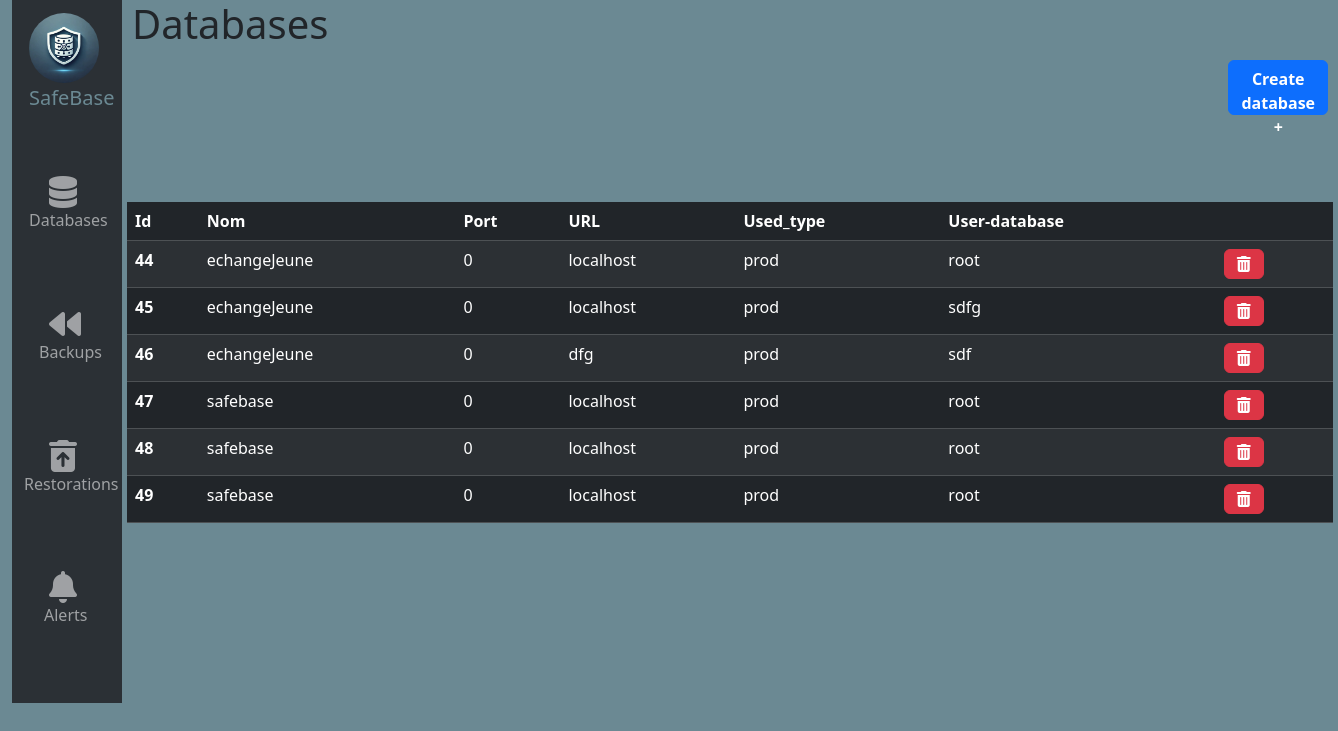
The page / on the database its author committed.
### tables this page shows
CREATE TABLE `client_database` (
  `id` int NOT NULL AUTO_INCREMENT,
  `nom` varchar(50) DEFAULT NULL,
  `password` varchar(255) NOT NULL,
  `user_database` varchar(50) NOT NULL,
  `url` varchar(255) NOT NULL,
  `port` int DEFAULT NULL,
  `used_type` varchar(255) NOT NULL,
  `ID_Type` int NOT NULL,
  PRIMARY KEY (`id`),
  KEY `FK_Type` (`ID_Type`),
  CONSTRAINT `client_database_ibfk_1` FOREIGN KEY (`ID_Type`) REFERENCES `type` (`id`)
);

### src/Controller/CntrlAppli.php (called while the page is built, shortened)
<?php
class CntrlAppli
{
    public function getIndex()
    {
        $dao = new DaoAppli;
        $databases = $dao->getListDatabase();
        require 'src/view/index.php';
    }
}

### src/Dao/DaoAppli.php (called while the page is built, shortened)
<?php
class DaoAppli
{
    protected PDO $db;
    public function __construct(){
         $this->db = $this->getConnection();
    }
    private function getConnection() {
        $host       = "localhost";
        $db_name    = "safebase";
        $username   = "root";
        $password   = "toto";
        if (!isset($this->db)) {
            try {
                $this->db = new PDO("mysql:host=".$host.";charset=utf8;dbname=".$db_name, $username, $password);
                $this->db->setAttribute(PDO::ATTR_ERRMODE, PDO::ERRMODE_EXCEPTION);
            } catch (\PDOException $e) {
                    echo('Echec de la connexion: ' . $e->getMessage());
                die();
            }
        }
        return $this->db;
    }
    public function getListDatabase():array{
        $requete = Requete::SEL_CLIENT_DATABASE;
        $statement = $this->db->query($requete);
        $data=$statement->fetchAll();
        return $data;
    }
}

### src/View/index.php (the view, shortened to what this page needs)
<?php
require "header.php";
?>
<html>
<body>
    <div class="container-fluid d-flex">
        <?php require_once("NavBar.php") ?>
        <div class="d-flex flex-column w-100">
            <div class="d-flex justify-content-between mb-3">
                <h1 class="titre">Databases</h1>
                <button type="button" id="btnajout" data-bs-toggle="modal" data-bs-target="#exampleModal" class="btn btn-primary w-10">
                    Create database +
                </button>
            </div>
            <div class="w-100">
                <table class="table table-dark table-striped w-100">
                    <thead>
                        <tr>
                            <th scope="col">Id</th>
                            <th scope="col">Nom</th>
                            <th scope="col">Port</th>
                            <th scope="col">URL</th>
                            <th scope="col">Used_type</th>
                            <th scope="col">User-database</th>
                            <th scope="col"></th>
                        </tr>
                    </thead>
                    <tbody>
                        <?php foreach ($databases as $database) { ?>
                            <tr>
                                <th scope="row"><?= $database['id'] ?></th>
                                <td><?= $database['nom'] ?></td>
                                <td><?= $database['port'] ?></td>
                                <td><?= $database['url'] ?></td>
                                <td><?= $database['used_type'] ?></td>
                                <td><?= $database['user_database'] ?></td>
                                <td><button class="btn btn-danger delete" type="button" id="<?= $database['id'] ?>">
                                        <i class="fas fa-trash-alt"></i>
                                    </button>
                                </td>
                            </tr>
                        <?php } ?>
                    </tbody>
                </table>
            </div>
        </div>
    </div>
</body>
</html>

### index.php (shortened to what this page needs)
<?php
$uri = $_SERVER['REQUEST_URI'];
$route = explode('?', $uri)[0];
$method = strtolower($_SERVER['REQUEST_METHOD']);
$segments = explode('/', trim($route, '/'));
$cntrl = new CntrlAppli;
$cntrlBackup = new BackupController;
$cntrlAlert = new AlertController;
$cntrlRestore = new RestoreController;
if ($segments[0] == 'database') {
    if ($method=='get'){
        if (isset($segments[1])) {
        } else {
            $cntrl->getIndex();
        }
    } elseif ($method == "post"){
        $database = new Database();
        $database->create();
    } elseif ($method == "put") {
    } elseif ($method == "delete"){
        $database = new Database();
        $response = $database->delete($segments[1]);
        echo json_encode(['message' => $response]);
        return;
    }
} elseif ($segments[0] == 'Save') {
    $cntrlBackup->displayBackup();
} elseif ($segments[0] == 'restore') {
    $cntrlRestore->displayBackup();
} elseif ($segments[0] == 'Alert') {
    $cntrlAlert->displayAlert();
}
else
    $cntrl->getIndex();

### src/View/header.php (shortened to what this page needs)
<link href="https://cdn.jsdelivr.net/npm/bootstrap@5.3.1/dist/css/bootstrap.min.css" rel="stylesheet">
<link href="../../src/asset/css/styles.css" rel="stylesheet">
<link rel="stylesheet" href="https://cdnjs.cloudflare.com/ajax/libs/font-awesome/6.0.0-beta3/css/all.min.css">

### src/View/navbar.php
<nav class="navbar bg-body-tertiary d-flex flex-column vh-50" style="width: 110px;" data-bs-theme="dark">
    <div class="container-fluid">
        <a class="navbar-brand" id="basesafe" href="/">
            <img class="safebaseico" src="/src/View/safebase.ico" alt="SafeBase Icon" /></br>SafeBase
        </a>
        <div class="navbar-collapse" id="navbarNav">
            <ul class="navbar-nav flex-column">
                <li class="nav-item">
                    <a class="nav-link" id="base" aria-current="page" href="/">
                        <i class="fas fa-database"></i></br>Databases</a>
                </li>
                <li class="nav-item">
                    <a class="nav-link" id="backup" href="/Save">
                        <i class="fas fa-backward"></i></br>Backups</a>
                </li>
                <li class="nav-item">
                    <a class="nav-link" href="/Restorations">
                        <i class="fas fa-trash-can-arrow-up"></i></br>Restorations</a>
                </li>
                <li class="nav-item">
                    <a class="nav-link" id="bell" href="/Alert">
                        <i class="fas fa-bell"></i></br>Alerts</a>
                </li>
            </ul>
        </div>
    </div>
</nav>

### src/asset/css/styles.css (style rules this page uses)
.navbar-brand { color: #6b8993; margin-bottom: 50px; }
.nav-item { color:red; margin-bottom: 59.8px; }
#backup { margin-left: 15px; }
.fas.fa-database { font-size: 2rem; margin-left: 20px; }
.fas.fa-backward { font-size: 2rem; margin-left: 10px; }
.fas.fa-trash-can-arrow-up { font-size: 2rem; margin-left: 25px; }
.fas.fa-bell { font-size: 2rem; margin-left: 5px; }
.safebaseico { height: 70px; width: 70px; border-radius: 50%; }
#bell { margin-left: 20px; }
#basesafe { margin-left: 5px; }
#base { margin-left: 5px; }
.titre { margin-left: 10px; margin-bottom: 500px; }
body { background-color:#6b8993 ; }
#btnajout { margin-top: 5%; height: 10%; font-weight: bold; }
.table { margin-top: -30%; margin-left: 5px; }
.btn-primary { margin-left: 900px; }

### rows shown on the page
client_database: id "44", nom "echangeJeune", port "0", url "localhost", used_type "prod", user_database "root"
client_database: id "45", nom "echangeJeune", port "0", url "localhost", used_type "prod", user_database "sdfg"
client_database: id "46", nom "echangeJeune", port "0", url "dfg", used_type "prod", user_database "sdf"
client_database: id "47", nom "safebase", port "0", url "localhost", used_type "prod", user_database "root"
client_database: id "48", nom "safebase", port "0", url "localhost", used_type "prod", user_database "root"
client_database: id "49", nom "safebase", port "0", url "localhost", used_type "prod", user_database "root"
